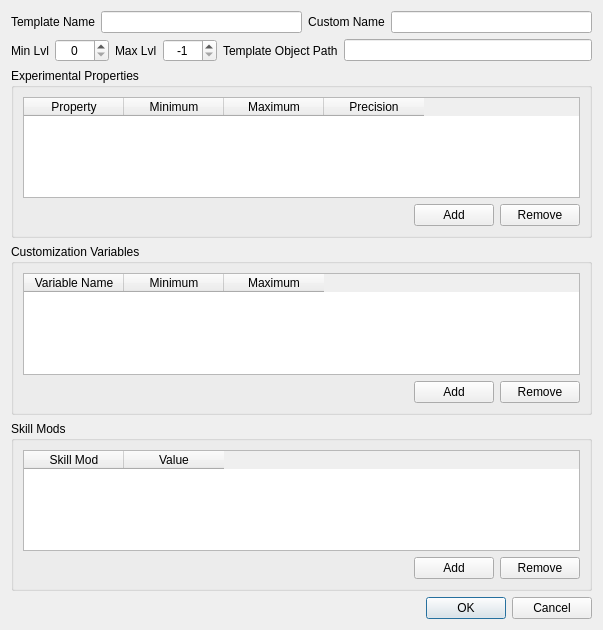
<?xml version="1.0" encoding="UTF-8"?>
<ui version="4.0">
 <class>LootItemEditor</class>
 <widget class="QDialog" name="LootItemEditor">
  <property name="geometry">
   <rect>
    <x>0</x>
    <y>0</y>
    <width>603</width>
    <height>630</height>
   </rect>
  </property>
  <property name="windowTitle">
   <string>Loot Item Editor</string>
  </property>
  <layout class="QVBoxLayout" name="verticalLayout_2">
   <item>
    <layout class="QGridLayout" name="gridLayout_2">
     <item row="0" column="0">
      <widget class="QLabel" name="label_ItemName">
       <property name="text">
        <string>Template Name</string>
       </property>
       <property name="alignment">
        <set>Qt::AlignCenter</set>
       </property>
      </widget>
     </item>
     <item row="0" column="1">
      <widget class="QLineEdit" name="lineEdit_ItemName"/>
     </item>
     <item row="0" column="2">
      <widget class="QLabel" name="label_CustomName">
       <property name="text">
        <string>Custom Name</string>
       </property>
       <property name="alignment">
        <set>Qt::AlignCenter</set>
       </property>
      </widget>
     </item>
     <item row="0" column="3">
      <widget class="QLineEdit" name="lineEdit_CustomName"/>
     </item>
    </layout>
   </item>
   <item>
    <layout class="QGridLayout" name="gridLayout_3">
     <item row="0" column="0">
      <widget class="QLabel" name="label_MinimumLevel">
       <property name="text">
        <string>Min Lvl</string>
       </property>
      </widget>
     </item>
     <item row="0" column="1">
      <widget class="QSpinBox" name="spinBox_MinimumLevel">
       <property name="alignment">
        <set>Qt::AlignCenter</set>
       </property>
       <property name="buttonSymbols">
        <enum>QAbstractSpinBox::UpDownArrows</enum>
       </property>
       <property name="minimum">
        <number>0</number>
       </property>
       <property name="maximum">
        <number>1000</number>
       </property>
      </widget>
     </item>
     <item row="0" column="2">
      <widget class="QLabel" name="label_MaximumLevel">
       <property name="text">
        <string>Max Lvl</string>
       </property>
      </widget>
     </item>
     <item row="0" column="3">
      <widget class="QSpinBox" name="spinBox_MaximumLevel">
       <property name="alignment">
        <set>Qt::AlignCenter</set>
       </property>
       <property name="buttonSymbols">
        <enum>QAbstractSpinBox::UpDownArrows</enum>
       </property>
       <property name="minimum">
        <number>-1</number>
       </property>
       <property name="maximum">
        <number>1000</number>
       </property>
       <property name="value">
        <number>-1</number>
       </property>
      </widget>
     </item>
     <item row="0" column="4">
      <widget class="QLabel" name="label_DirectObjectPath">
       <property name="text">
        <string>Template Object Path</string>
       </property>
      </widget>
     </item>
     <item row="0" column="5">
      <widget class="QLineEdit" name="lineEdit_DirectObjectPath"/>
     </item>
    </layout>
   </item>
   <item>
    <widget class="QGroupBox" name="groupBox">
     <property name="enabled">
      <bool>true</bool>
     </property>
     <property name="title">
      <string>Experimental Properties</string>
     </property>
     <layout class="QVBoxLayout" name="verticalLayout_3">
      <item>
       <widget class="QTableWidget" name="tableWidget_ExperimentalProperties">
        <property name="alternatingRowColors">
         <bool>true</bool>
        </property>
        <property name="selectionMode">
         <enum>QAbstractItemView::SingleSelection</enum>
        </property>
        <property name="selectionBehavior">
         <enum>QAbstractItemView::SelectItems</enum>
        </property>
        <attribute name="verticalHeaderVisible">
         <bool>false</bool>
        </attribute>
        <attribute name="verticalHeaderDefaultSectionSize">
         <number>20</number>
        </attribute>
        <attribute name="verticalHeaderMinimumSectionSize">
         <number>20</number>
        </attribute>
        <column>
         <property name="text">
          <string>Property</string>
         </property>
        </column>
        <column>
         <property name="text">
          <string>Minimum</string>
         </property>
        </column>
        <column>
         <property name="text">
          <string>Maximum</string>
         </property>
        </column>
        <column>
         <property name="text">
          <string>Precision</string>
         </property>
        </column>
       </widget>
      </item>
      <item>
       <layout class="QHBoxLayout" name="horizontalLayout_2">
        <item>
         <spacer name="horizontalSpacer">
          <property name="orientation">
           <enum>Qt::Horizontal</enum>
          </property>
          <property name="sizeHint" stdset="0">
           <size>
            <width>40</width>
            <height>20</height>
           </size>
          </property>
         </spacer>
        </item>
        <item>
         <widget class="QPushButton" name="pushButton_AddExperimental">
          <property name="text">
           <string>Add</string>
          </property>
         </widget>
        </item>
        <item>
         <widget class="QPushButton" name="pushButton_RemoveExperimental">
          <property name="text">
           <string>Remove</string>
          </property>
         </widget>
        </item>
       </layout>
      </item>
     </layout>
    </widget>
   </item>
   <item>
    <widget class="QGroupBox" name="groupBox_2">
     <property name="title">
      <string>Customization Variables</string>
     </property>
     <layout class="QVBoxLayout" name="verticalLayout">
      <item>
       <widget class="QTableWidget" name="tableWidget_CustomizationVariables">
        <property name="alternatingRowColors">
         <bool>true</bool>
        </property>
        <property name="selectionMode">
         <enum>QAbstractItemView::SingleSelection</enum>
        </property>
        <property name="selectionBehavior">
         <enum>QAbstractItemView::SelectItems</enum>
        </property>
        <attribute name="verticalHeaderVisible">
         <bool>false</bool>
        </attribute>
        <attribute name="verticalHeaderDefaultSectionSize">
         <number>20</number>
        </attribute>
        <attribute name="verticalHeaderMinimumSectionSize">
         <number>20</number>
        </attribute>
        <column>
         <property name="text">
          <string>Variable Name</string>
         </property>
        </column>
        <column>
         <property name="text">
          <string>Minimum</string>
         </property>
        </column>
        <column>
         <property name="text">
          <string>Maximum</string>
         </property>
        </column>
       </widget>
      </item>
      <item>
       <layout class="QHBoxLayout" name="horizontalLayout_3">
        <item>
         <spacer name="horizontalSpacer_2">
          <property name="orientation">
           <enum>Qt::Horizontal</enum>
          </property>
          <property name="sizeHint" stdset="0">
           <size>
            <width>20</width>
            <height>20</height>
           </size>
          </property>
         </spacer>
        </item>
        <item>
         <widget class="QPushButton" name="pushButton_AddCustomization">
          <property name="text">
           <string>Add</string>
          </property>
         </widget>
        </item>
        <item>
         <widget class="QPushButton" name="pushButton_RemoveCustomization">
          <property name="text">
           <string>Remove</string>
          </property>
         </widget>
        </item>
       </layout>
      </item>
     </layout>
    </widget>
   </item>
   <item>
    <widget class="QGroupBox" name="verticalGroupBox">
     <property name="title">
      <string>Skill Mods</string>
     </property>
     <layout class="QVBoxLayout" name="verticalLayout_4">
      <property name="margin">
       <number>9</number>
      </property>
      <item>
       <widget class="QTableWidget" name="tableWidget_SkillMods">
        <property name="alternatingRowColors">
         <bool>true</bool>
        </property>
        <property name="selectionMode">
         <enum>QAbstractItemView::SingleSelection</enum>
        </property>
        <property name="selectionBehavior">
         <enum>QAbstractItemView::SelectItems</enum>
        </property>
        <attribute name="verticalHeaderVisible">
         <bool>false</bool>
        </attribute>
        <attribute name="verticalHeaderDefaultSectionSize">
         <number>20</number>
        </attribute>
        <attribute name="verticalHeaderMinimumSectionSize">
         <number>20</number>
        </attribute>
        <column>
         <property name="text">
          <string>Skill Mod</string>
         </property>
        </column>
        <column>
         <property name="text">
          <string>Value</string>
         </property>
        </column>
       </widget>
      </item>
      <item>
       <layout class="QHBoxLayout" name="horizontalLayout">
        <item>
         <spacer name="horizontalSpacer_3">
          <property name="orientation">
           <enum>Qt::Horizontal</enum>
          </property>
          <property name="sizeHint" stdset="0">
           <size>
            <width>40</width>
            <height>20</height>
           </size>
          </property>
         </spacer>
        </item>
        <item>
         <widget class="QPushButton" name="pushButton_AddSkillMod">
          <property name="text">
           <string>Add</string>
          </property>
         </widget>
        </item>
        <item>
         <widget class="QPushButton" name="pushButton_RemoveSkillMod">
          <property name="text">
           <string>Remove</string>
          </property>
         </widget>
        </item>
       </layout>
      </item>
     </layout>
    </widget>
   </item>
   <item>
    <widget class="QDialogButtonBox" name="buttonBox">
     <property name="orientation">
      <enum>Qt::Horizontal</enum>
     </property>
     <property name="standardButtons">
      <set>QDialogButtonBox::Cancel|QDialogButtonBox::Ok</set>
     </property>
    </widget>
   </item>
  </layout>
 </widget>
 <resources/>
 <connections>
  <connection>
   <sender>buttonBox</sender>
   <signal>accepted()</signal>
   <receiver>LootItemEditor</receiver>
   <slot>accept()</slot>
   <hints>
    <hint type="sourcelabel">
     <x>248</x>
     <y>254</y>
    </hint>
    <hint type="destinationlabel">
     <x>157</x>
     <y>274</y>
    </hint>
   </hints>
  </connection>
  <connection>
   <sender>buttonBox</sender>
   <signal>rejected()</signal>
   <receiver>LootItemEditor</receiver>
   <slot>reject()</slot>
   <hints>
    <hint type="sourcelabel">
     <x>316</x>
     <y>260</y>
    </hint>
    <hint type="destinationlabel">
     <x>286</x>
     <y>274</y>
    </hint>
   </hints>
  </connection>
 </connections>
</ui>
